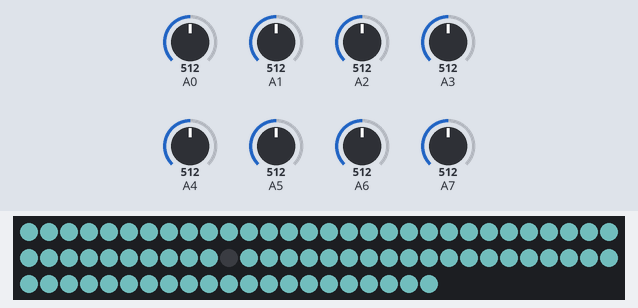
Recording of a sketch running on a simulated Arduino Uno, built with avr-gcc and run on an emulated ATmega328P. On the bench: 81 RGB LEDs in strip order, left to right, continuing on the next row. The test bench sets the inputs (shaded band); at power-on: A0 = 512, A1 = 512, A2 = 512, A3 = 512, A4 = 512, A5 = 512, A6 = 512, A7 = 512. Dim RGB values are drawn brighter than linear; random numbers use the default seed unless the sketch sets one; what the sketch prints to the serial monitor is not drawn.

Above: at 3.2 s.
4.5 s: A0 set to 417
6.0 s: A0 set to 399
At 6.9 s:
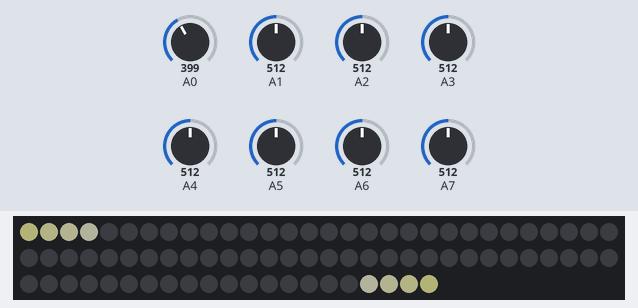
7.7 s: A1 set to 419
9.2 s: A1 set to 393
At 10.3 s:
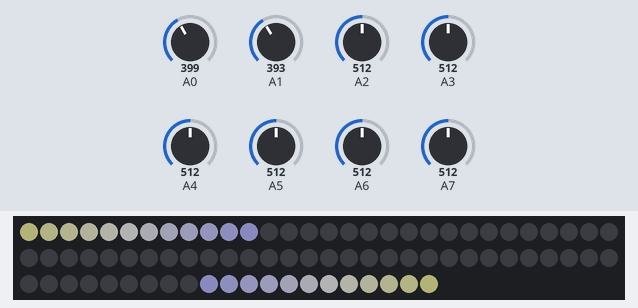
10.8 s: A2 set to 418
13.8 s: A2 set to 401
Timing chart, 0 to 16.5 s (numbered marks = the images above; inputs shaded):
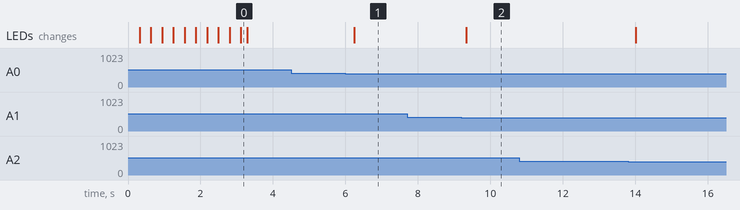

Measured:
- the behaviour switches between 410 and 409 on A0 (found by bisection; images 0 and 1)
- the behaviour switches between 410 and 409 on A1 (found by bisection; images 1 and 2)
- after the input at 4.5 s, every drawn part: stays the same
- after the input at 6.0 s, the LEDs: change after 0.24 s (image 1)
- after the input at 7.7 s, every drawn part: stays the same
- after the input at 9.2 s, the LEDs: change after 0.13 s (image 2)
- after the input at 10.8 s, every drawn part: stays the same

The sketch:

final_code_interactive.ino
```cpp
/*
Projekt: LEDBeerPong
Author: Lukas Jäschke
Date of Begin: 28.07.2020
*/

// imports

#include <Adafruit_NeoPixel.h>
#include "helper_funcs.h"

#define LED_COUNT 81
#define LED_PIN 6

// specifying (LED_COUNT, LED_PIN, TYPE_FLAGS (here: grb bitstream, 800 KHz bitstream))

Adafruit_NeoPixel pix = Adafruit_NeoPixel(LED_COUNT, LED_PIN, NEO_GRB + NEO_KHZ800);

// definition of variables

int hellig[10] = {};
int reihenfolge[] = {0, 1, 3, 4, 6, 7, 9, 10, 12, 13};  // pins for the photoresistors
static float threshold = 0.8;
int writ[] = {1, 2, 3, 4, 5, 6, 7, 8, 9, 10};
int active[10] = {};

static int* avg_brightness;


void setup() {

// setup

initializeSerialAndPixel(pix, LED_COUNT);
avg_brightness = initializePhotoresistors(10, pix, 300);

}

void loop() {

// continous loop of the Arduino

// number of active cups on the table
int activenumb = 0;

// reading in the current brightness

for(int i=0; i<10; i++)
{
  hellig[i] = analogRead(reihenfolge[i]);
}

/*
checking whether the current brightness is lower than threshold % of the init_value.
in this case active means that there is no cup on the position
*/

for(int resistor=0; resistor<10; resistor++)
{
  if(hellig[resistor] < avg_brightness[resistor]*threshold)
  {
    active[resistor] = 1;
  }
}

// print out current brightness of the photosensors

for(int resistor=0; resistor<10; resistor++){
  Serial.print(hellig[resistor]);
  Serial.print("   ");
}

// get number of total cups on the table

for(int i=0; i<10; i++)
{
  if(active[i] == 1)
  {
    activenumb++;
  }
}

// iterate over all activenumb values

for(int i=1; i<11; i++)
{
  if(activenumb<=i)
  {
    for(int j=0; j<4*activenumb; j++)
    {
      pix.setPixelColor(j, pix.Color(60, 60, 40+4*j));
      pix.setPixelColor(80-j, pix.Color(60, 60, 40+4*j));
    }
    pix.show();
  }
  if(activenumb==6)
  {
    pix.setPixelColor(40, pix.Color(25, 12, 0));
  }
  if(activenumb==10)
  {
    delay(100);
    pix.clear();
    for(int i = 0; i<41; i++)
    {
      pix.setPixelColor(i, pix.Color(rand() % 100, rand() % 100, rand() % 100));
      pix.setPixelColor(80-i, pix.Color(rand() % 100, rand() % 100, rand() % 100));
      pix.show();
      delay(50);
    }
    delay(300);
  }
}

delay(200);

for(int i=0; i<10; i++)
{
  active[i] = 0;
}

pix.clear();

}
```

helper_funcs.cpp
```cpp
// helper_funcs.cpp

#include <Adafruit_NeoPixel.h>


/**
 * @brief Initialize the Serial and the NeoPixel inside the setup.
 *
 * @param pix The instance of the Adafruit Neopixel
 * @param n_pixel The number of pixels in the led-strip
*/
void initializeSerialAndPixel(
    Adafruit_NeoPixel &pix,
    int n_pixel
){

    Serial.begin(9600);
    pix.begin();

    for(int i=0; i<n_pixel; i++){
        pix.setPixelColor(i, pix.Color(0, 0, 0));
    }
    pix.show();
}

/**
 * @brief Computation of brightness for photresistors \\
 * @brief 1a. Compute current brightness \\
 * @brief 1b. Cumulate brightness for multiple loops (n_measurements) \\
 * @brief 2. Divide cumulative brightness by number of n_measurements
 *
 * @param n_measurements The number of measurements to perform.
 * @param color The color to take for the initialization (upload color).
 * @param delay The time interval to wait between every measurement (in ms).
 *
 * @return The integer array of the average brightness for each photoresistor
 * @return after initialization.
*/
int* initializePhotoresistors(
    int n_measurements,
    Adafruit_NeoPixel &pix,
    int delay_time
){
    int* avg_brightness = new int[10];
    int sum[10] = {};

    for(int measurment=0; measurment<n_measurements; measurment++){
        for(int resistor=0; resistor<10; resistor++){
            sum[resistor] += analogRead(resistor);  // this might be wrong here...

            Serial.print(sum[resistor]);
            Serial.print("   ");
        }

        Serial.println("");

        // show specific color theme (loading) changing after each iteration
        for(int i=0; i<4; i++){
            pix.setPixelColor(4*measurment+i, pix.Color(47, 79, 79));
            pix.setPixelColor(80-i-4*measurment, pix.Color(47, 79, 79));
        }

        delay(delay_time);
        pix.show();
    }

    // computation of average
    for(int resistor=0; resistor<10; resistor++){

        avg_brightness[resistor] = sum[resistor] / n_measurements;

        Serial.print(resistor+1);
        Serial.print(". Photoresistor:  ");
        Serial.println(avg_brightness[resistor]);
    }

    pix.clear();
    pix.show();

    return avg_brightness;

}
```

helper_funcs.h
```cpp
// helper_funcs.h

#ifndef HELPER_FUNCS_H
#define HELPER_FUNCS_H

#include <Adafruit_NeoPixel.h>

void initializeSerialAndPixel(
    Adafruit_NeoPixel &pix,
    int n_pixel
);

int* initializePhotoresistors(
    int n_measurements,
    Adafruit_NeoPixel &pix,
    int delay_time
);

#endif
```
